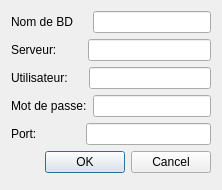
<?xml version="1.0" encoding="UTF-8"?>
<ui version="4.0">
 <class>BDInfosConnection</class>
 <widget class="QDialog" name="BDInfosConnection">
  <property name="geometry">
   <rect>
    <x>0</x>
    <y>0</y>
    <width>222</width>
    <height>190</height>
   </rect>
  </property>
  <property name="windowTitle">
   <string>Dialog</string>
  </property>
  <layout class="QGridLayout" name="gridLayout">
   <item row="0" column="0">
    <layout class="QHBoxLayout" name="horizontalLayout_6">
     <property name="spacing">
      <number>20</number>
     </property>
     <item>
      <widget class="QLabel" name="label_6">
       <property name="text">
        <string>Nom de BD</string>
       </property>
      </widget>
     </item>
     <item>
      <widget class="QLineEdit" name="lineEditNomBD"/>
     </item>
    </layout>
   </item>
   <item row="1" column="0">
    <layout class="QHBoxLayout" name="horizontalLayout_2">
     <property name="spacing">
      <number>31</number>
     </property>
     <item>
      <widget class="QLabel" name="label_2">
       <property name="text">
        <string>Serveur:</string>
       </property>
      </widget>
     </item>
     <item>
      <widget class="QLineEdit" name="lineEditServeur"/>
     </item>
    </layout>
   </item>
   <item row="2" column="0">
    <layout class="QHBoxLayout" name="horizontalLayout_3">
     <property name="spacing">
      <number>21</number>
     </property>
     <item>
      <widget class="QLabel" name="label_3">
       <property name="text">
        <string>Utilisateur:</string>
       </property>
      </widget>
     </item>
     <item>
      <widget class="QLineEdit" name="lineEditUser"/>
     </item>
    </layout>
   </item>
   <item row="3" column="0">
    <layout class="QHBoxLayout" name="horizontalLayout_4">
     <item>
      <widget class="QLabel" name="label_4">
       <property name="text">
        <string>Mot de passe:</string>
       </property>
      </widget>
     </item>
     <item>
      <widget class="QLineEdit" name="lineEditPassword">
       <property name="echoMode">
        <enum>QLineEdit::Password</enum>
       </property>
      </widget>
     </item>
    </layout>
   </item>
   <item row="4" column="0">
    <layout class="QHBoxLayout" name="horizontalLayout_5">
     <property name="spacing">
      <number>49</number>
     </property>
     <item>
      <widget class="QLabel" name="label_5">
       <property name="text">
        <string>Port:</string>
       </property>
      </widget>
     </item>
     <item>
      <widget class="QLineEdit" name="lineEditPort"/>
     </item>
    </layout>
   </item>
   <item row="5" column="0">
    <widget class="QDialogButtonBox" name="buttonBox">
     <property name="orientation">
      <enum>Qt::Horizontal</enum>
     </property>
     <property name="standardButtons">
      <set>QDialogButtonBox::Cancel|QDialogButtonBox::Ok</set>
     </property>
    </widget>
   </item>
  </layout>
 </widget>
 <resources/>
 <connections>
  <connection>
   <sender>buttonBox</sender>
   <signal>accepted()</signal>
   <receiver>BDInfosConnection</receiver>
   <slot>accept()</slot>
   <hints>
    <hint type="sourcelabel">
     <x>248</x>
     <y>254</y>
    </hint>
    <hint type="destinationlabel">
     <x>157</x>
     <y>274</y>
    </hint>
   </hints>
  </connection>
  <connection>
   <sender>buttonBox</sender>
   <signal>rejected()</signal>
   <receiver>BDInfosConnection</receiver>
   <slot>reject()</slot>
   <hints>
    <hint type="sourcelabel">
     <x>316</x>
     <y>260</y>
    </hint>
    <hint type="destinationlabel">
     <x>286</x>
     <y>274</y>
    </hint>
   </hints>
  </connection>
 </connections>
</ui>
